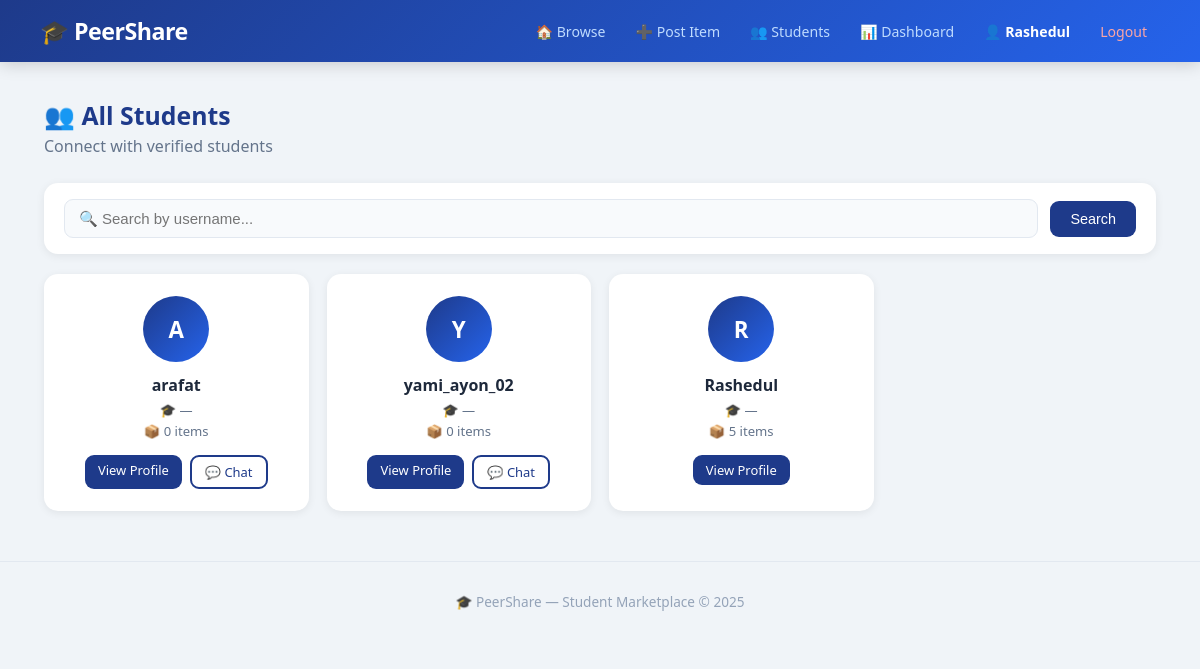
Page /user/all/ (signed in) on the earlier database version.
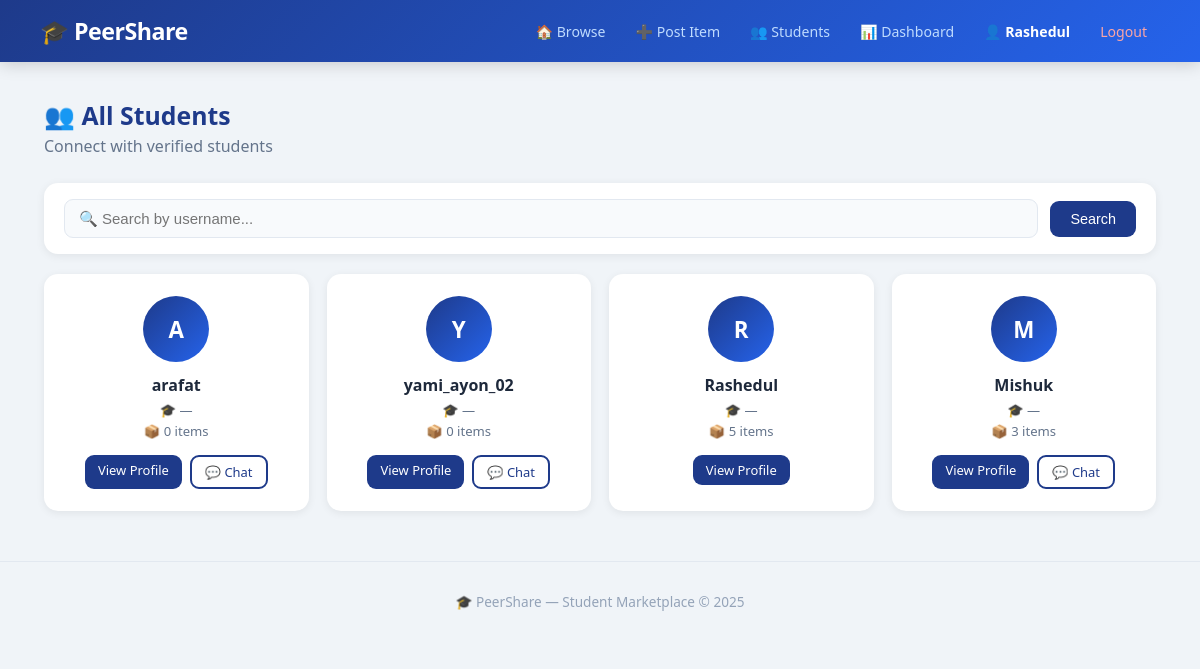
Same page on the later database version.
### user/models.py (models this page shows, shortened)
class Profile(models.Model):
    UNIVERSITY_CHOICES = [
        ('farmgate', 'University of Asia Pacific'),
        ('dhaka', 'University of Dhaka'),
        ('buet',  'BUET'),
        ('nsu',   'North South University'),
        ('bracu', 'BRAC University'),
        ('cuet',  'CUET'),
        ('ruet',  'RUET'),
        ('other', 'Other'),
    ]
    user        = models.OneToOneField(
                    settings.AUTH_USER_MODEL,
                    on_delete=models.CASCADE,
                    related_name='profile'
                  )
    bio         = models.TextField(blank=True, null=True)
    profile_pic = models.ImageField(
                    upload_to='profiles/',
                    blank=True, null=True
                  )
    university  = models.CharField(
                    max_length=100,
                    choices=UNIVERSITY_CHOICES,
                    blank=True
                  )
    phone       = models.CharField(max_length=20, blank=True)
    location    = models.CharField(max_length=100, blank=True)
    joined_at   = models.DateTimeField(auto_now_add=True)
    def get_total_items(self):
        return self.user.items.count()

### accounts/models.py (models this page shows, shortened)
class CustomUser(AbstractUser):
    university_email = models.EmailField(
        unique=True,
        blank=True,
        default=''
    )
    is_verified = models.BooleanField(default=False)

### user/views.py (the view)
# urls.py: path('all/',             views.all_users,     name='all_users'),
@login_required
def all_users(request):
    search   = request.GET.get('q', '')
    profiles = Profile.objects.select_related('user').all()
    if search:
        profiles = profiles.filter(
            user__username__icontains=search
        )
    return render(request, 'user/all_users.html', {
        'profiles': profiles,
        'search':   search,
    })

### templates/user/all_users.html (shortened to what this page needs)
{% extends 'base.html' %}
{% block content %}
<div class="page-head">
  <div>
    <h2>👥 All Students</h2>
    <p>Connect with verified students</p>
  </div>
</div>
<form method="GET" class="search-bar">
  <input type="text" name="q"
         value="{{ search }}"
         placeholder="🔍 Search by username...">
  <button type="submit" class="btn">Search</button>
</form>
<div class="user-grid">
  {% for profile in profiles %}
  <div class="user-card">
    {% if profile.profile_pic %}
      <img src="{{ profile.profile_pic.url }}"
           class="avatar-circle" alt="pic">
    {% else %}
      <div class="avatar-circle-placeholder">
        {{ profile.user.username|first|upper }}
      </div>
    {% endif %}
    <div class="user-card-info">
      <h4>{{ profile.user.username }}</h4>
      <p>🎓 {{ profile.get_university_display|default:"—" }}</p>
      <p>📦 {{ profile.get_total_items }} items</p>
    </div>
    <div class="user-card-btns">
      <a href="/user/{{ profile.user.username }}/"
         class="btn small">View Profile</a>
      {% if request.user.is_authenticated and request.user != profile.user %}
        <a href="/chat/{{ profile.user.pk }}/"
           class="btn small outline">💬 Chat</a>
      {% endif %}
    </div>
  </div>
  {% empty %}
    <p class="empty-msg">No students found.</p>
  {% endfor %}
</div>
{% endblock %}

Differences in the rows shown:
added Profile: user.username|first "M", user.username "Mishuk", university "—", get_total_items "3"
